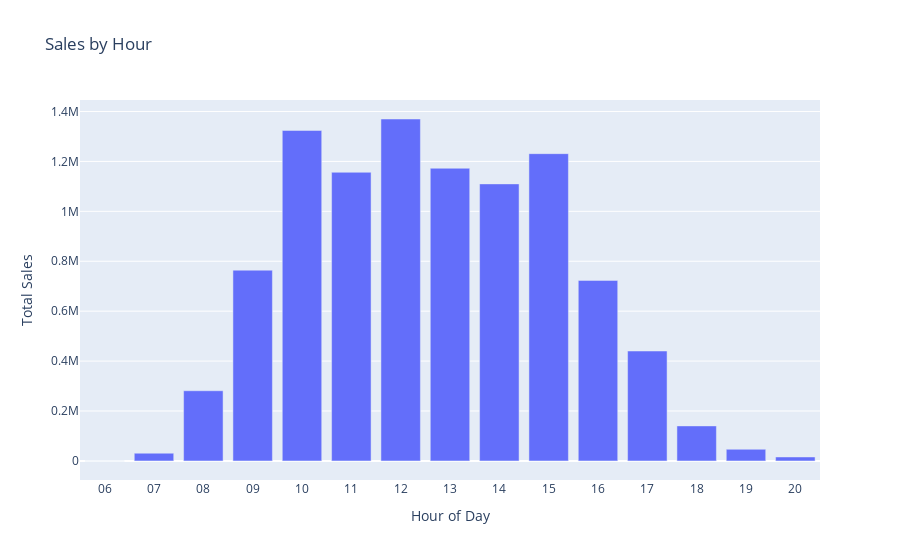

The code cell stored with this chart in its notebook:
### Code cell
#create a bar chart for sales by hour
hourly_sales = am_or_pm.groupby('Hour')['Total_Transaction_Value'].sum().reset_index()
fig = px.bar(hourly_sales, x='Hour', y='Total_Transaction_Value', title='Sales by Hour', labels={'Total_Transaction_Value': 'Total Sales', 'Hour': 'Hour of Day'})
fig.show()

### Figure 1 — Plotly figure (JSON) as saved in the notebook; plotly's stock layout.template omitted (floating-point values rounded to 4 significant figures)
{"data": [{"alignmentgroup": "True", "hovertemplate": "Hour of Day=%{x}<br>Total Sales=%{y}<extra></extra>", "legendgroup": "", "marker": {"color": "#636efa", "pattern": {"shape": ""}}, "name": "", "offsetgroup": "", "orientation": "v", "showlegend": false, "textposition": "auto", "type": "bar", "x": ["06", "07", "08", "09", "10", "11", "12", "13", "14", "15", "16", "17", "18", "19", "20"], "xaxis": "x", "y": [-281.4, 31010.0, 281200.0, 764300.0, 1324000.0, 1156000.0, 1370000.0, 1173000.0, 1110000.0, 1231000.0, 723400.0, 440400.0, 140300.0, 46620.0, 15920.0], "yaxis": "y"}], "layout": {"barmode": "relative", "legend": {"tracegroupgap": 0}, "title": {"text": "Sales by Hour"}, "xaxis": {"anchor": "y", "domain": [0, 1], "title": {"text": "Hour of Day"}}, "yaxis": {"anchor": "x", "domain": [0, 1], "title": {"text": "Total Sales"}}}}
